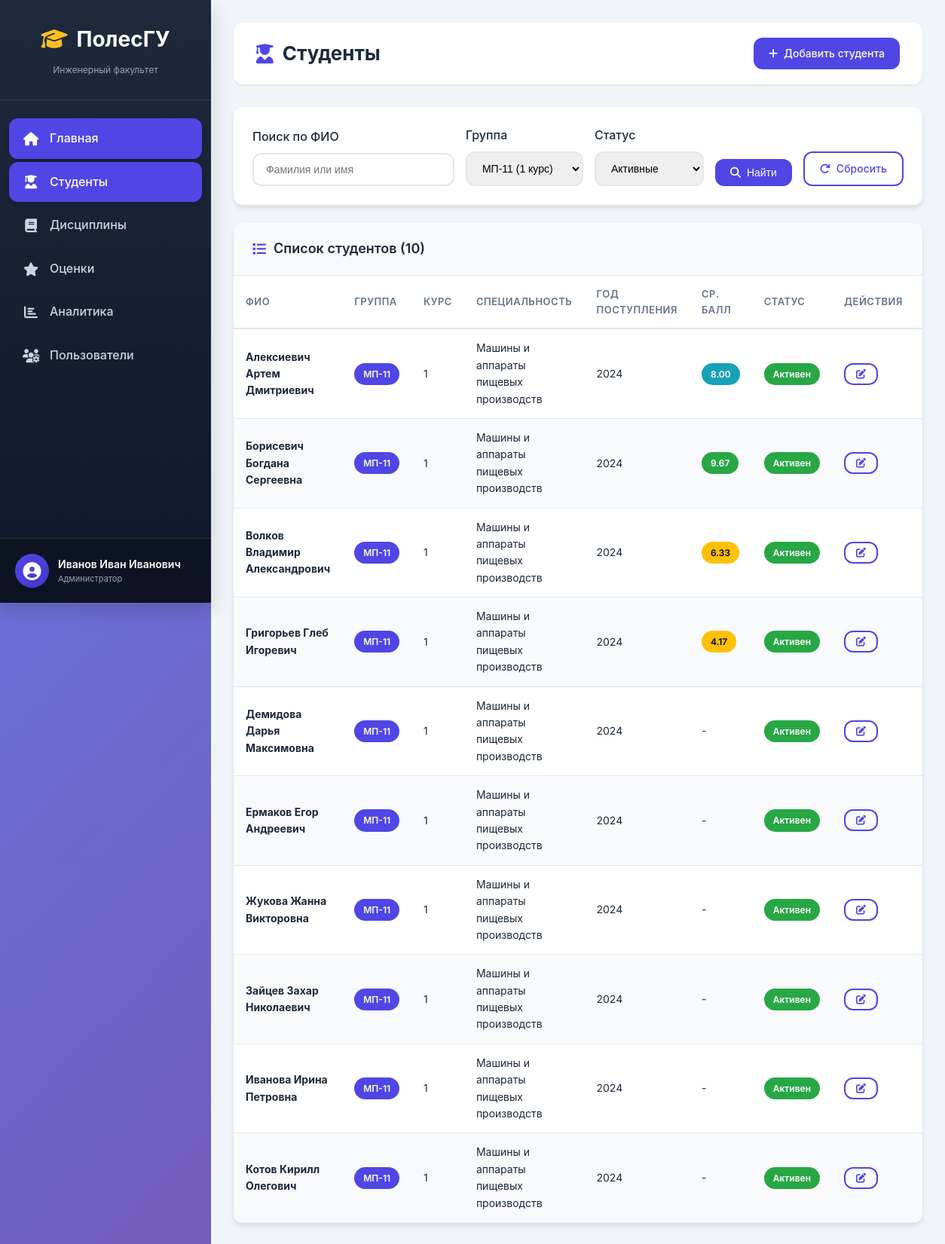
Page /modules/students/index.php?group=1 (signed in) on the committed database.
### tables this page shows
CREATE TABLE students (
    id INT AUTO_INCREMENT PRIMARY KEY,
    last_name VARCHAR(50) NOT NULL,
    first_name VARCHAR(50) NOT NULL,
    middle_name VARCHAR(50),
    group_id INT NOT NULL,
    date_of_birth DATE,
    enrollment_year INT NOT NULL,
    status ENUM('active', 'expelled', 'graduated', 'academic_leave') DEFAULT 'active',
    created_at TIMESTAMP DEFAULT CURRENT_TIMESTAMP,
    updated_at TIMESTAMP DEFAULT CURRENT_TIMESTAMP ON UPDATE CURRENT_TIMESTAMP,
    FOREIGN KEY (group_id) REFERENCES groups(id) ON DELETE RESTRICT,
    INDEX idx_group (group_id),
    INDEX idx_name (last_name, first_name)
);

CREATE TABLE groups (
    id INT AUTO_INCREMENT PRIMARY KEY,
    name VARCHAR(20) UNIQUE NOT NULL,
    specialty_id INT,
    course INT NOT NULL,
    FOREIGN KEY (specialty_id) REFERENCES specialties(id) ON DELETE SET NULL
);

CREATE TABLE specialties (
    id INT AUTO_INCREMENT PRIMARY KEY,
    code VARCHAR(20) UNIQUE NOT NULL,
    name VARCHAR(200) NOT NULL,
    faculty VARCHAR(100) DEFAULT 'Инженерный факультет'
);

### config/app_config.php (called while the page is built, shortened)
<?php
require_once BASE_PATH . '/config/db_config.php';
function isLoggedIn() {
    return true;
}
function getCurrentUser() {
    return [
        'id' => $_SESSION['user_id'],
        'username' => $_SESSION['username'],
        'full_name' => $_SESSION['full_name'],
        'role' => $_SESSION['role']
    ];
}
function hasRole($role) {
    $user = getCurrentUser();
    return $user && $user['role'] === $role;
}
function isAdmin() {
    return hasRole('admin');
}
function e($string) {
    return htmlspecialchars($string, ENT_QUOTES, 'UTF-8');
}
function paginate($totalCount, $perPage = DEFAULT_PER_PAGE, $currentPage = 1) {
    $totalPages = ceil($totalCount / $perPage);
    $currentPage = max(1, min($currentPage, $totalPages));
    $offset = ($currentPage - 1) * $perPage;
    return [
        'current_page' => $currentPage,
        'per_page' => $perPage,
        'total_pages' => $totalPages,
        'total_count' => $totalCount,
        'offset' => $offset,
        'has_prev' => $currentPage > 1,
        'has_next' => $currentPage < $totalPages
    ];
}
?>

### config/db_config.php (called while the page is built, shortened)
<?php
function getDbConnection() {
    static $conn = null;
    if ($conn === null) {
        $conn = new mysqli(DB_HOST, DB_USER, DB_PASS, DB_NAME);
        $conn->set_charset(DB_CHARSET);
        $conn->query("SET NAMES 'utf8mb4'");
        $conn->query("SET CHARACTER SET 'utf8mb4'");
    }
    return $conn;
}
function dbQuery($sql, $params = []) {
    $conn = getDbConnection();
    if (empty($params)) {
        $result = $conn->query($sql);
    } else {
        $stmt = $conn->prepare($sql);
        $types = '';
        foreach ($params as $param) {
            if (is_int($param)) {
                $types .= 'i';
            } elseif (is_float($param)) {
                $types .= 'd';
            } else {
                $types .= 's';
            }
        }
        $stmt->bind_param($types, ...$params);
        $stmt->execute();
        $result = $stmt->get_result();
    }
    return $result;
}
function dbFetchOne($sql, $params = []) {
    $result = dbQuery($sql, $params);
    if ($result instanceof mysqli_result) {
        return $result->fetch_assoc();
    }
    return null;
}
function dbFetchAll($sql, $params = []) {
    $result = dbQuery($sql, $params);
    $rows = [];
    if ($result instanceof mysqli_result) {
        while ($row = $result->fetch_assoc()) {
            $rows[] = $row;
        }
    }
    return $rows;
}
?>

### modules/students/index.php (the view, shortened to what this page needs)
<?php
require_once __DIR__ . '/../../config/app_config.php';
$groups = dbFetchAll("SELECT id, name, course FROM groups ORDER BY name", []);
$search = trim($_GET['search'] ?? '');
$groupFilter = $_GET['group'] ?? '';
$statusFilter = $_GET['status'] ?? 'active';
$where = ["s.status = ?"];
$params = [$statusFilter];
if ($groupFilter) {
    $where[] = "s.group_id = ?";
    $params[] = (int)$groupFilter;
}
$whereClause = implode(' AND ', $where);
$page = max(1, (int)($_GET['page'] ?? 1));
$perPage = DEFAULT_PER_PAGE;
$countSql = "SELECT COUNT(*) as total FROM students s WHERE $whereClause";
$countResult = dbFetchOne($countSql, $params);
$totalCount = $countResult['total'];
$pagination = paginate($totalCount, $perPage, $page);
$sql = "
    SELECT
        s.id,
        s.last_name,
        s.first_name,
        s.middle_name,
        s.date_of_birth,
        s.enrollment_year,
        s.status,
        g.name as group_name,
        g.course,
        sp.name as specialty,
        ROUND(AVG(gr.grade), 2) as average_grade,
        COUNT(gr.id) as grades_count
    FROM students s
    JOIN groups g ON s.group_id = g.id
    LEFT JOIN specialties sp ON g.specialty_id = sp.id
    LEFT JOIN grades gr ON s.id = gr.student_id
    WHERE $whereClause
    GROUP BY s.id, g.name, g.course, sp.name
    ORDER BY s.last_name, s.first_name
    LIMIT {$pagination['offset']}, {$pagination['per_page']}
";
$students = dbFetchAll($sql, $params);
include BASE_PATH . '/includes/header.php';
include BASE_PATH . '/includes/sidebar.php';
?>
<div class="main-content">
    <div class="top-bar">
        <div class="breadcrumb">
            <h1><i class="fas fa-user-graduate"></i> Студенты</h1>
        </div>
        <div class="actions">
            <?php if (isAdmin()): ?>
            <a href="student_add.php" class="btn btn-primary">
                <i class="fas fa-plus"></i> Добавить студента
            </a>
            <?php endif; ?>
        </div>
    </div>
    <div class="dashboard-card" style="margin-bottom: 24px;">
        <div class="card-body">
            <form method="GET" action="" class="filters-form" style="display: flex; gap: 15px; flex-wrap: wrap; align-items: end;">
                <div class="form-group" style="flex: 1; min-width: 200px; margin-bottom: 0;">
                    <label>Поиск по ФИО</label>
                    <input type="text" name="search" class="form-control" placeholder="Фамилия или имя" value="<?php echo e($search); ?>">
                </div>
                <div class="form-group" style="margin-bottom: 0;">
                    <label>Группа</label>
                    <select name="group" class="form-control">
                        <?php foreach ($groups as $grp): ?>
                        <option value="<?php echo $grp['id']; ?>" <?php echo $groupFilter == $grp['id'] ? 'selected' : ''; ?>>
                            <?php echo e($grp['name']); ?> (<?php echo $grp['course']; ?> курс)
                        </option>
                        <?php endforeach; ?>
                    </select>
                </div>
                <div class="form-group" style="margin-bottom: 0;">
                    <label>Статус</label>
                    <select name="status" class="form-control">
                        <option value="active" <?php echo $statusFilter === 'active' ? 'selected' : ''; ?>>Активные</option>
                    </select>
                </div>
                <button type="submit" class="btn btn-primary">
                    <i class="fas fa-search"></i> Найти
                </button>
                <a href="index.php" class="btn btn-outline">
                    <i class="fas fa-redo"></i> Сбросить
                </a>
            </form>
        </div>
    </div>
    <div class="dashboard-card full-width">
        <div class="card-header">
            <h3>
                <i class="fas fa-list"></i>
                Список студентов (<?php echo $totalCount; ?>)
            </h3>
        </div>
        <div class="card-body" style="padding: 0;">
            <table class="table table-striped table-hover" id="studentsTable">
                <thead>
                    <tr>
                        <th>ФИО</th>
                        <th>Группа</th>
                        <th>Курс</th>
                        <th>Специальность</th>
                        <th>Год поступления</th>
                        <th>Ср. балл</th>
                        <th>Статус</th>
                        <?php if (isAdmin()): ?>
                        <th style="width: 120px;">Действия</th>
                        <?php endif; ?>
                    </tr>
                </thead>
                <tbody>
                    <?php if (empty($students)): ?>
                    <tr>
                        <td colspan="<?php echo isAdmin() ? '8' : '7'; ?>" style="text-align: center; padding: 40px;">
                            <i class="fas fa-inbox" style="font-size: 48px; color: #cbd5e1; margin-bottom: 15px;"></i>
                            <p style="color: #64748b;">Студенты не найдены</p>
                        </td>
                    </tr>
                    <?php else: ?>
                    <?php foreach ($students as $student): ?>
                    <tr>
                        <td>
                            <strong><?php echo e($student['last_name'] . ' ' . $student['first_name'] . ' ' . $student['middle_name']); ?></strong>
                        </td>
                        <td>
                            <span class="badge badge-primary"><?php echo e($student['group_name']); ?></span>
                        </td>
                        <td><?php echo $student['course']; ?></td>
                        <td><?php echo e($student['specialty']); ?></td>
                        <td><?php echo $student['enrollment_year']; ?></td>
                        <td>
                            <?php if ($student['average_grade']): ?>
                            <span class="badge badge-<?php echo $student['average_grade'] >= 9 ? 'success' : ($student['average_grade'] >= 7 ? 'info' : ($student['average_grade'] >= 4 ? 'warning' : 'danger')); ?>">
                                <?php echo $student['average_grade']; ?>
                            </span>
                            <?php else: ?>
                            <span class="text-muted">-</span>
                            <?php endif; ?>
                        </td>
                        <td>
                            <?php
                            $statusLabels = [
                                'active' => ['text' => 'Активен', 'class' => 'success'],
                                'graduated' => ['text' => 'Выпускник', 'class' => 'info'],
                                'expelled' => ['text' => 'Отчислен', 'class' => 'danger'],
                                'academic_leave' => ['text' => 'Академ', 'class' => 'warning']
                            ];
                            $status = $statusLabels[$student['status']] ?? ['text' => $student['status'], 'class' => 'secondary'];
                            ?>
                            <span class="badge badge-<?php echo $status['class']; ?>"><?php echo $status['text']; ?></span>
                        </td>
                        <?php if (isAdmin()): ?>
                        <td>
                            <a href="student_edit.php?id=<?php echo $student['id']; ?>" class="btn btn-sm btn-outline" data-tooltip="Редактировать">
                                <i class="fas fa-edit"></i>
                            </a>
                        </td>
                        <?php endif; ?>
                    </tr>
                    <?php endforeach; ?>
                    <?php endif; ?>
                </tbody>
            </table>
        </div>
    </div>
</div>
<?php include BASE_PATH . '/includes/footer.php'; ?>

### assets/css/style.css (style rules this page uses)
:root { --primary-color: #4f46e5; --primary-dark: #4338ca; --secondary-color: #64748b; --success-color: #28a745; --warning-color: #ffc107; --danger-color: #dc3545; --info-color: #17a2b8; --light-color: #f8fafc; --dark-color: #1e293b; --sidebar-width: 280px; --header-height: 70px; --border-radius: 12px; --shadow-sm: 0 1px 3px rgba(0,0,0,0.1); --shadow-md: 0 4px 6px rgba(0,0,0,0.1); --shadow-lg: 0 10px 25px rgba(0,0,0,0.15); --transition: all 0.3s ease; }
* { margin: 0; padding: 0; box-sizing: border-box; }
body { font-family: 'Inter', -apple-system, BlinkMacSystemFont, 'Segoe UI', Roboto, sans-serif; background: linear-gradient(135deg, #667eea 0%, #764ba2 100%); min-height: 100vh; color: var(--dark-color); line-height: 1.6; }
.main-content { padding: 30px; }
.top-bar { display: flex; justify-content: space-between; align-items: center; margin-bottom: 30px; background: #fff; padding: 20px 30px; border-radius: var(--border-radius); box-shadow: var(--shadow-sm); }
.top-bar h1 { font-size: 26px; font-weight: 700; color: var(--dark-color); display: flex; align-items: center; gap: 12px; }
.top-bar h1 i { color: var(--primary-color); }
.dashboard-card { background: #fff; border-radius: var(--border-radius); box-shadow: var(--shadow-md); overflow: hidden; }
.dashboard-card.full-width { grid-column: 1 / -1; }
.card-header { padding: 20px 25px; border-bottom: 1px solid #e2e8f0; background: #f8fafc; }
.card-header h3 { font-size: 18px; font-weight: 600; color: var(--dark-color); display: flex; align-items: center; gap: 10px; }
.card-header h3 i { color: var(--primary-color); }
.card-body { padding: 25px; }
.table { width: 100%; border-collapse: collapse; }
.table thead th { padding: 14px 16px; text-align: left; font-weight: 600; font-size: 13px; color: var(--secondary-color); text-transform: uppercase; letter-spacing: 0.5px; border-bottom: 2px solid #e2e8f0; }
.table tbody td { padding: 14px 16px; border-bottom: 1px solid #e2e8f0; font-size: 14px; }
.table-striped tbody tr:nth-child(even) { background: #f8fafc; }
.badge { display: inline-block; padding: 5px 12px; border-radius: 20px; font-size: 12px; font-weight: 600; color: #fff; }
.badge-success { background: var(--success-color); }
.badge-warning { background: var(--warning-color); color: #000; }
.badge-info { background: var(--info-color); }
.badge-primary { background: var(--primary-color); }
.btn { display: inline-flex; align-items: center; gap: 8px; padding: 10px 20px; border: none; border-radius: var(--border-radius); font-size: 14px; font-weight: 500; cursor: pointer; text-decoration: none; transition: var(--transition); }
.btn-primary { background: var(--primary-color); color: #fff; }
.btn-outline { background: transparent; border: 2px solid var(--primary-color); color: var(--primary-color); }
.btn-sm { padding: 6px 14px; font-size: 13px; }
.form-group { margin-bottom: 20px; }
.form-group label { display: block; margin-bottom: 8px; font-weight: 500; color: var(--dark-color); }
.form-control { width: 100%; padding: 12px 16px; border: 2px solid #e2e8f0; border-radius: var(--border-radius); font-size: 14px; transition: var(--transition); }

### rows in the picture
students: last_name+first_name+middle_name "Алексиевич Артем Дмитриевич", group.name "МП-11", group.course "1", specialties.name "Машины и аппараты пищевых производств", enrollment_year "2024", average_grade "8.00", status "Активен"
students: last_name+first_name+middle_name "Борисевич Богдана Сергеевна", group.name "МП-11", group.course "1", specialties.name "Машины и аппараты пищевых производств", enrollment_year "2024", average_grade "9.67", status "Активен"
students: last_name+first_name+middle_name "Волков Владимир Александрович", group.name "МП-11", group.course "1", specialties.name "Машины и аппараты пищевых производств", enrollment_year "2024", average_grade "6.33", status "Активен"
students: last_name+first_name+middle_name "Григорьев Глеб Игоревич", group.name "МП-11", group.course "1", specialties.name "Машины и аппараты пищевых производств", enrollment_year "2024", average_grade "4.17", status "Активен"
students: last_name+first_name+middle_name "Демидова Дарья Максимовна", group.name "МП-11", group.course "1", specialties.name "Машины и аппараты пищевых производств", enrollment_year "2024", status "Активен"
students: last_name+first_name+middle_name "Ермаков Егор Андреевич", group.name "МП-11", group.course "1", specialties.name "Машины и аппараты пищевых производств", enrollment_year "2024", status "Активен"
students: last_name+first_name+middle_name "Жукова Жанна Викторовна", group.name "МП-11", group.course "1", specialties.name "Машины и аппараты пищевых производств", enrollment_year "2024", status "Активен"
students: last_name+first_name+middle_name "Зайцев Захар Николаевич", group.name "МП-11", group.course "1", specialties.name "Машины и аппараты пищевых производств", enrollment_year "2024", status "Активен"
students: last_name+first_name+middle_name "Иванова Ирина Петровна", group.name "МП-11", group.course "1", specialties.name "Машины и аппараты пищевых производств", enrollment_year "2024", status "Активен"
students: last_name+first_name+middle_name "Котов Кирилл Олегович", group.name "МП-11", group.course "1", specialties.name "Машины и аппараты пищевых производств", enrollment_year "2024", status "Активен"

### other values in the picture
APP_FACULTY "Инженерный факультет"
getCurrentUser()['full_name'] "Иванов Иван Иванович"
$totalCount "10"
form field group "МП-11 (1 курс)"
